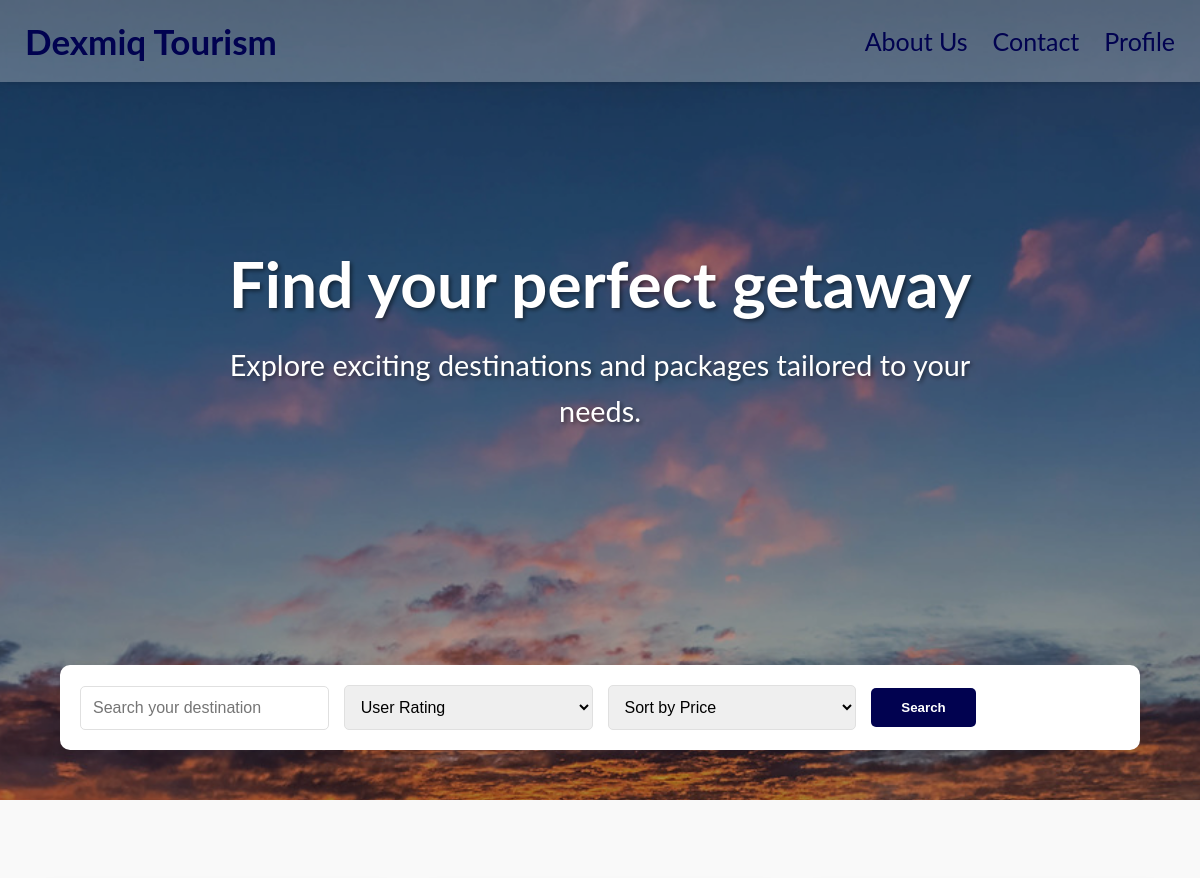
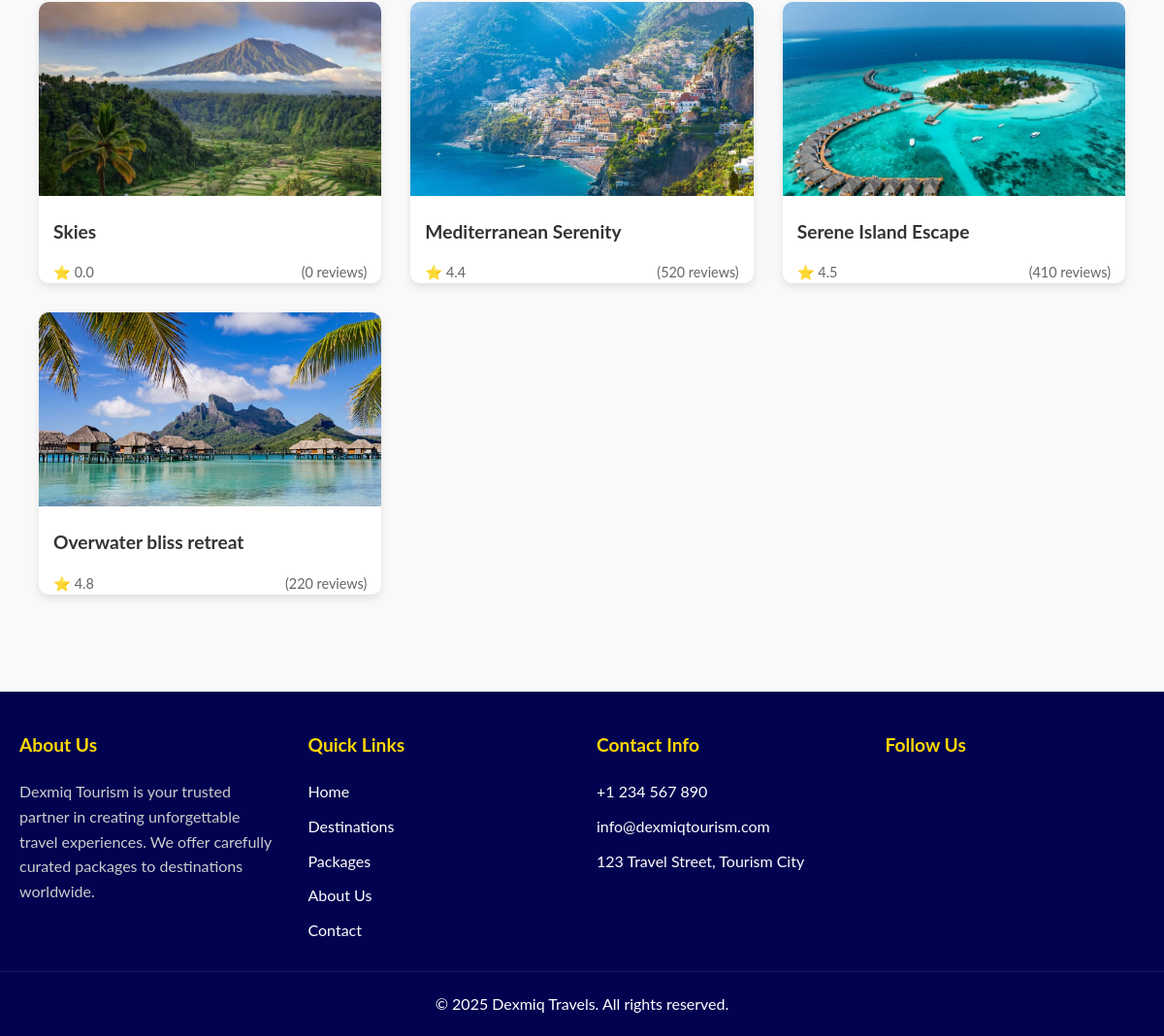
The page / on the database its author committed (2 pictures, top to bottom).
### packages/models.py (models this page shows, shortened)
class Packages(models.Model):
    id = models.AutoField(primary_key = True)
    title = models.CharField(max_length = 50)
    image = models.ImageField(upload_to = 'packages/')
    hero_image = models.ImageField(upload_to = 'hero_images/')
    rating = models.FloatField(default = 0.0)
    reviews = models.IntegerField(default = 0)
    price = models.IntegerField(default = 0)
    duration = models.CharField(max_length = 50, default = 'Unknown')
    destination = models.CharField(max_length = 50, default=  'Unknown')
    short_description = models.TextField(default ="No short description available")
    long_description = models.TextField(default ="No long description available")
    highlights = models.TextField(default = "No highlights specified")
    itinerary = models.TextField(default = "No itinerary specified")
    inclusions = models.TextField(default = "No inclusions specified")
    exclusions = models.TextField(default = "No exclusions specified")
    customers = models.ManyToManyField(Customer, through='booking.Booking', related_name='packages')
    is_active = models.BooleanField(default=True)
    created_at = models.DateTimeField(auto_now_add=True)
    updated_at = models.DateTimeField(auto_now=True)
    is_featured = models.BooleanField(default=False)
    class Meta:
        ordering = ['-created_at']  # Packages by Last created

### packages/views.py (the view)
# urls.py: path('', homepage, name='homepage'),
def homepage(request):
    packages = Packages.objects.all()
    print(f"Number of packages found: {packages.count()}")
    return render(request, 'index.html', {'packages': packages})

### templates/index.html (shortened to what this page needs)
{% load static %}
<!DOCTYPE html>
<html lang="en">
<head>
    <link rel="stylesheet" href="{% static 'css/stylemain.css' %}">
</head>
<body>
    <div class="navbar">
        <div class="container flex">
            <a href="{% url 'homepage' %}" class="logo"><h1>Dexmiq Tourism</h1></a>
            <nav id="navbar">
                <ul>
                    <li><a href="" Packages</a></li>
                    <li><a href="#about">About Us</a></li>
                    <li><a href="#contact">Contact</a></li>
                    <li><a href="{% url 'signup' %}" class="file">Profile</a></li>
                </ul>
            </nav>
        </div>
    </div>
    <section class="hero">
        <div class="hero-text">
            <h1>Find your perfect getaway</h1>
            <p>Explore exciting destinations and packages tailored to your needs.</p>
        </div>
        <div class="filter-bar">
            <div class="filter-item">
                <input type="text" name="Search" placeholder="Search your destination" title="Search for a destination">
            </div>
            <div class="filter-item">
                <select id="rating" title="Filter by rating">
                    <option value="">User Rating</option>
                </select>
            </div>
            <div class="filter-item">
                <select id="price" title="Sort by price">
                    <option value="">Sort by Price</option>
                </select>
            </div>
            <div class="filter-item">
                <button class="search-btn">Search</button>
            </div>
        </div>
    </section>
    <section class="package">
        <div class="container">
            {% for package in packages %}
            <div class="package-card">
                <a href="{% url 'package_detail' package.id %}">
                    <img src="{{ package.image.url }}" alt="{{ package.title }}">
                    <h3>{{ package.title }}</h3>
                    <div class="review-rating">
                        <span class="rating">⭐ {{ package.rating }}</span>
                        <span class="reviews">({{ package.reviews }} reviews)</span>
                    </div>
                </a>
            </div>
            {% empty %}
            <p>No packages available.</p>
            {% endfor %}
        </div>
    </section>
    <footer>
        <div class="footer-content">
            <div class="footer-section">
                <h3>About Us</h3>
                <p>Dexmiq Tourism is your trusted partner in creating unforgettable travel experiences. We offer carefully curated packages to destinations worldwide.</p>
            </div>
            <div class="footer-section">
                <h3>Quick Links</h3>
                <ul>
                    <li><a href="#">Home</a></li>
                    <li><a href="#">Destinations</a></li>
                    <li><a href="#">Packages</a></li>
                    <li><a href="#">About Us</a></li>
                    <li><a href="#">Contact</a></li>
                </ul>
            </div>
            <div class="footer-section">
                <h3>Contact Info</h3>
                <ul>
                    <li> +1 234 567 890</li>
                    <li> info@dexmiqtourism.com</li>
                    <li> 123 Travel Street, Tourism City</li>
                </ul>
            </div>
            <div class="footer-section">
                <h3>Follow Us</h3>
            </div>
        </div>
        <div class="footer-bottom">
            <p>&copy; 2025 Dexmiq Travels. All rights reserved.</p>
        </div>
    </footer>
</body>
</html>

### static/css/stylemain.css (style rules this page uses)
* { box-sizing: border-box; padding: 0; margin: 0; }
.container { max-width: 1200px; margin: 0 auto; padding: 0 20px; overflow: visible; }
.flex { display: flex; justify-content: center; align-items: center; height: 100%; }
body, html { font-family: 'sans-serif', 'Lato'; Line-height: 1.6; background-color: #F9F9F9; scroll-behavior: smooth; }
ul { list-style-type: none; }
a { text-decoration: none; color: #333; }
h1, h2 { font-weight: 300; line-height: 1.2; margin: 10px 0; }
img { width: 100%; }
.navbar { background-color: rgba(236, 234, 234, 0.3); color: #FFD700; height: auto; position: fixed; width: 100%; z-index: 1000; box-shadow: 0 2px 5px rgba(0, 0, 0, 0.1); }
.navbar .container { display: flex; justify-content: space-between; align-items: center; }
.navbar .logo h1 { font-weight: bold; color: #010250; text-decoration: none; font-size: 35px; }
.navbar ul { display: flex; gap: 15px; margin-left: auto; list-style-type: none; justify-content: space-between; }
.navbar a { color: #010250; margin: 10px 5px; font-size: 25px; transition: color 0.3s ease; }
.navbar li { display: flex; }
.navbar .flex { justify-content: space-between; }
.hero { position: relative; height: 100vh; width: 100%; background-image: url("../images/Hero.jpg"); background-position: center; background-size: cover; background-repeat: no-repeat; display: flex; flex-direction: column; align-items: center; justify-content: center; padding: 0; }
.hero::before { content: ''; position: absolute; top: 0; left: 0; width: 100%; height: 100%; background-color: rgba(0, 0, 0, 0.3); z-index: 1; }
.hero-text { position: relative; z-index: 2; color: #fff; text-align: center; max-width: 800px; padding: 20px; margin-bottom: 100px; }
.hero-text h1 { font-size: 4rem; font-weight: bold; margin-bottom: 20px; text-shadow: 2px 2px 4px rgba(0, 0, 0, 0.5); }
.hero-text p { font-size: 1.8rem; margin-bottom: 30px; text-shadow: 2px 2px 4px rgba(0, 0, 0, 0.5); }
.filter-bar { position: absolute; bottom: 50px; left: 50%; transform: translateX(-50%); width: 90%; max-width: 1200px; background-color: #fff; padding: 20px; border-radius: 10px; box-shadow: 0 4px 15px rgba(0, 0, 0, 0.1); z-index: 3; display: flex; justify-content: space-between; align-items: center; gap: 15px; }
.filter-item { flex: 1; min-width: 150px; }
.filter-bar input, .filter-bar select { width: 100%; padding: 12px; border: 1px solid #e0e0e0; border-radius: 5px; font-size: 1rem; }
.filter-bar button { padding: 12px 30px; background-color: #010250; color: #fff; border: none; border-radius: 5px; cursor: pointer; font-weight: bold; white-space: nowrap; }
.package { position: relative; z-index: 1; padding: 50px 20px; background: #F9F9F9; margin-top: 20px; }
.package .container { display: grid; grid-template-columns: repeat(auto-fit, minmax(300px, 1fr)); gap: 30px; max-width: 1200px; margin: 0 auto; }
.package-card { background: #fff; border-radius: 10px; box-shadow: 0 4px 8px rgba(0, 0, 0, 0.1); overflow: hidden; transition: transform 0.3s ease; }
.package-card img { width: 100%; height: 200px; object-fit: cover; }
.package-card h3 { padding: 15px; margin: 0; font-size: 1.2rem; color: #333; }
.review-rating { padding: 0 15px; display: flex; justify-content: space-between; color: #666; font-size: 0.9rem; }
footer { position: relative; z-index: 1; background-color: #010250; color: #fff; padding: 40px 0 20px; margin-top: 50px; clear: both; }
.footer-content { max-width: 1200px; margin: 0 auto; display: grid; grid-template-columns: repeat(4, 1fr); gap: 30px; padding: 0 20px; }
.footer-section h3 { color: #FFD700; margin-bottom: 20px; font-size: 1.2rem; }
.footer-section ul { list-style: none; padding: 0; }
.footer-section ul li { margin-bottom: 10px; }
.footer-section ul li a { color: #fff; text-decoration: none; transition: color 0.3s ease; }
.footer-section p { color: #ccc; line-height: 1.6; }
.footer-bottom { text-align: center; padding-top: 20px; margin-top: 20px; border-top: 1px solid rgba(255, 255, 255, 0.1); }
@media (min-width: 769px) { .hero { height: 100vh; background-attachment: fixed; } }
@media (min-width: 769px) { .hero-text h1 { font-size: 4rem; } }
@media (min-width: 769px) { .hero-text p { font-size: 1.8rem; } }
@media (min-width: 769px) { .filter-bar { flex-direction: row; bottom: 50px; } }
@media (min-width: 769px) { .package { margin-top: 30px; } }

### rows shown on the page
Packages: image (picture), title "Skies", rating "0.0", reviews "0"
Packages: image (picture), title "Mediterranean Serenity", rating "4.4", reviews "520"
Packages: image (picture), title "Serene Island Escape", rating "4.5", reviews "410"
Packages: image (picture), title "Overwater bliss retreat", rating "4.8", reviews "220"
